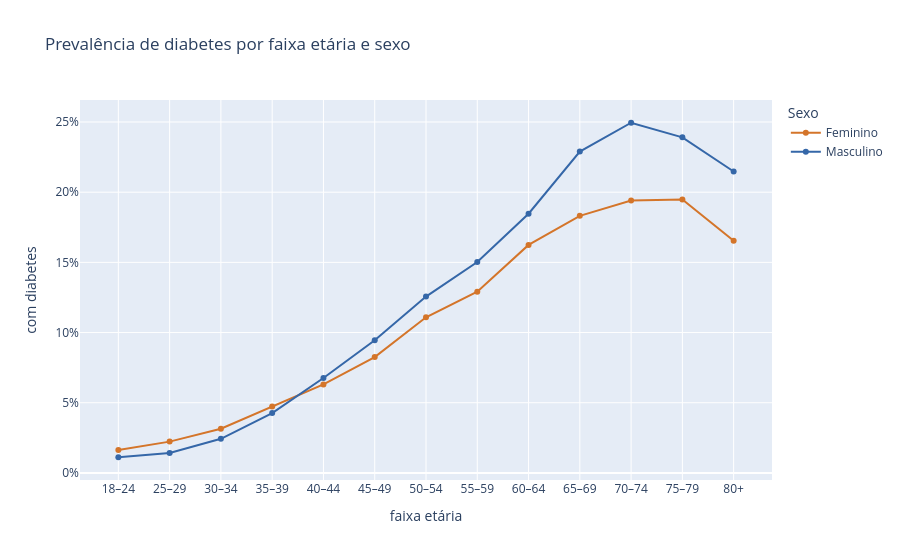

Notebook code cell kept with this figure:
### Code cell
por_idade_sexo = (
    df.groupby(['Faixa_Etaria', 'Sexo'])['Diabetes']
    .apply(lambda alvo: (alvo == 'Sim').mean())
    .rename('prevalencia')
    .reset_index()
)
por_idade_sexo['faixa etária'] = por_idade_sexo['Faixa_Etaria'].map(ROTULO_IDADE)
figura = px.line(
    por_idade_sexo, x='faixa etária', y='prevalencia', color='Sexo', markers=True,
    title='Prevalência de diabetes por faixa etária e sexo',
    labels={'prevalencia': 'com diabetes'},
    color_discrete_map={'Feminino': '#d4752a', 'Masculino': '#3567a8'},
)
figura.update_yaxes(tickformat='.0%')
figura.show()

### Figure 1 — Plotly figure (JSON) as saved in the notebook; plotly's stock layout.template omitted (floating-point values rounded to 4 significant figures)
{"data": [{"hovertemplate": "Sexo=Feminino<br>faixa etária=%{x}<br>com diabetes=%{y}<extra></extra>", "legendgroup": "Feminino", "line": {"color": "#d4752a", "dash": "solid"}, "marker": {"symbol": "circle"}, "mode": "lines+markers", "name": "Feminino", "orientation": "v", "showlegend": true, "type": "scatter", "x": ["18–24", "25–29", "30–34", "35–39", "40–44", "45–49", "50–54", "55–59", "60–64", "65–69", "70–74", "75–79", "80+"], "xaxis": "x", "y": [0.01639, 0.0223, 0.03151, 0.04738, 0.06305, 0.08254, 0.1109, 0.1291, 0.1624, 0.1832, 0.194, 0.1947, 0.1654], "yaxis": "y"}, {"hovertemplate": "Sexo=Masculino<br>faixa etária=%{x}<br>com diabetes=%{y}<extra></extra>", "legendgroup": "Masculino", "line": {"color": "#3567a8", "dash": "solid"}, "marker": {"symbol": "circle"}, "mode": "lines+markers", "name": "Masculino", "orientation": "v", "showlegend": true, "type": "scatter", "x": ["18–24", "25–29", "30–34", "35–39", "40–44", "45–49", "50–54", "55–59", "60–64", "65–69", "70–74", "75–79", "80+"], "xaxis": "x", "y": [0.01117, 0.01414, 0.0243, 0.04264, 0.06765, 0.09448, 0.1256, 0.1503, 0.1847, 0.2289, 0.2495, 0.2391, 0.2147], "yaxis": "y"}], "layout": {"legend": {"title": {"text": "Sexo"}, "tracegroupgap": 0}, "title": {"text": "Prevalência de diabetes por faixa etária e sexo"}, "xaxis": {"anchor": "y", "domain": [0.0, 1.0], "title": {"text": "faixa etária"}}, "yaxis": {"anchor": "x", "domain": [0.0, 1.0], "tickformat": ".0%", "title": {"text": "com diabetes"}}}}
